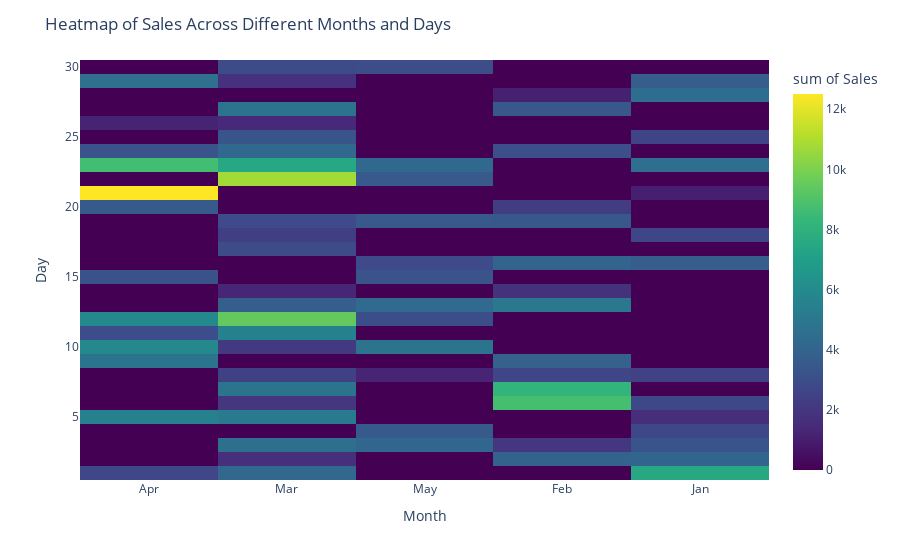

Write notebook code for a chart like this one.
### Code cell
np.random.seed(20)

data = {
    'Month': np.random.choice(['Jan', 'Feb', 'Mar', 'Apr', 'May'], 100),
    'Day': np.random.choice(range(1, 31), 100),
    'Sales': np.random.randint(1000, 5000, 100)
}

df = pd.DataFrame(data)

fig = px.density_heatmap(df, x='Month', y='Day', z='Sales', nbinsx=5, nbinsy=30, color_continuous_scale='Viridis')
fig.update_layout(title='Heatmap of Sales Across Different Months and Days')
fig.show()

### Figure 1 — Plotly figure (JSON) as saved in the notebook; plotly's stock layout.template omitted (floating-point values rounded to 4 significant figures)
{"data": [{"coloraxis": "coloraxis", "histfunc": "sum", "hovertemplate": "Month=%{x}<br>Day=%{y}<br>sum of Sales=%{z}<extra></extra>", "name": "", "nbinsx": 5, "nbinsy": 30, "type": "histogram2d", "x": ["Apr", "Mar", "May", "Mar", "Feb", "May", "Apr", "Mar", "Jan", "Jan", "Mar", "Mar", "Apr", "Apr", "Jan", "Jan", "Feb", "Mar", "Mar", "Apr", "Mar", "Feb", "Apr", "Mar", "Apr", "Apr", "Feb", "Jan", "Mar", "Apr", "Apr", "Mar", "Apr", "Feb", "Jan", "Apr", "Jan", "Mar", "Mar", "Apr", "Apr", "Jan", "Mar", "Feb", "Mar", "Apr", "Mar", "Feb", "May", "May", "Apr", "Apr", "Jan", "Mar", "Mar", "Apr", "Mar", "Mar", "Feb", "Mar", "Feb", "Jan", "Mar", "Mar", "May", "May", "Apr", "May", "Jan", "Jan", "Apr", "May", "Jan", "Mar", "Feb", "May", "May", "May", "Jan", "May", "Feb", "Feb", "Apr", "Mar", "Feb", "Feb", "Jan", "Jan", "Mar", "Apr", "Mar", "May", "Mar", "Mar", "Feb", "May", "Mar", "Feb", "May", "Feb"], "xaxis": "x", "xbingroup": "x", "y": [23, 10, 10, 22, 3, 16, 26, 23, 2, 25, 18, 17, 9, 12, 6, 1, 27, 23, 6, 5, 12, 19, 10, 26, 15, 21, 6, 4, 12, 10, 24, 30, 29, 2, 3, 20, 23, 14, 22, 21, 21, 18, 29, 14, 25, 12, 24, 2, 10, 19, 20, 5, 21, 13, 5, 10, 11, 1, 16, 22, 28, 16, 11, 5, 4, 13, 11, 3, 8, 1, 12, 23, 16, 19, 8, 12, 30, 22, 28, 8, 24, 6, 23, 2, 7, 13, 5, 29, 7, 1, 8, 15, 3, 27, 7, 19, 12, 20, 16, 9], "yaxis": "y", "ybingroup": "y", "z": [4835, 2099, 2094, 4809, 1969, 1278, 1208, 4408, 4047, 2580, 2321, 2858, 4799, 2780, 2713, 4530, 3459, 3019, 1990, 3610, 1513, 3422, 1361, 1405, 3181, 4974, 3985, 2732, 4026, 1138, 3240, 2899, 4588, 2135, 3280, 1331, 4471, 1310, 4211, 4076, 3454, 2661, 1774, 1827, 3279, 1073, 4211, 1786, 2716, 2123, 2216, 1823, 1064, 3724, 1048, 3362, 1039, 4109, 3998, 1732, 1124, 1005, 4482, 4087, 3523, 4255, 2930, 4141, 2425, 2999, 2072, 4157, 2656, 2830, 2590, 3006, 2958, 3503, 4440, 1241, 3028, 4745, 3839, 1717, 3222, 4963, 1637, 3663, 4834, 2707, 2432, 3206, 4520, 4745, 4972, 1375, 3909, 2264, 1548, 3893]}], "layout": {"autosize": true, "coloraxis": {"colorbar": {"title": {"text": "sum of Sales"}}, "colorscale": [[0, "#440154"], [0.1111, "#482878"], [0.2222, "#3e4989"], [0.3333, "#31688e"], [0.4444, "#26828e"], [0.5556, "#1f9e89"], [0.6667, "#35b779"], [0.7778, "#6ece58"], [0.8889, "#b5de2b"], [1, "#fde725"]]}, "legend": {"tracegroupgap": 0}, "margin": {"t": 60}, "title": {"text": "Heatmap of Sales Across Different Months and Days"}, "xaxis": {"anchor": "y", "autorange": true, "domain": [0, 1], "range": [-0.5, 4.5], "title": {"text": "Month"}, "type": "category"}, "yaxis": {"anchor": "x", "autorange": true, "domain": [0, 1], "range": [0.5, 30.5], "title": {"text": "Day"}, "type": "linear"}}}
